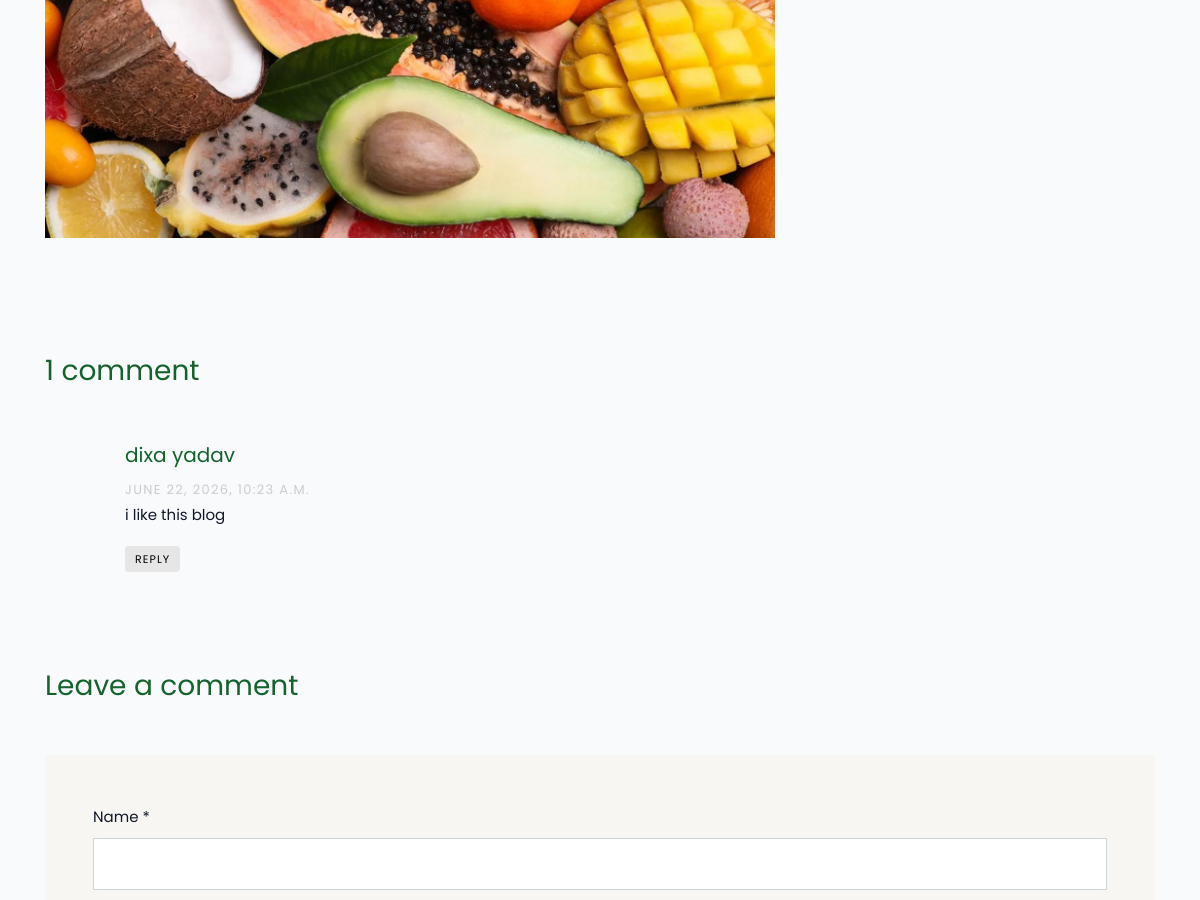
The app's page /blog_single/id?bid=1 (middle part), older data.
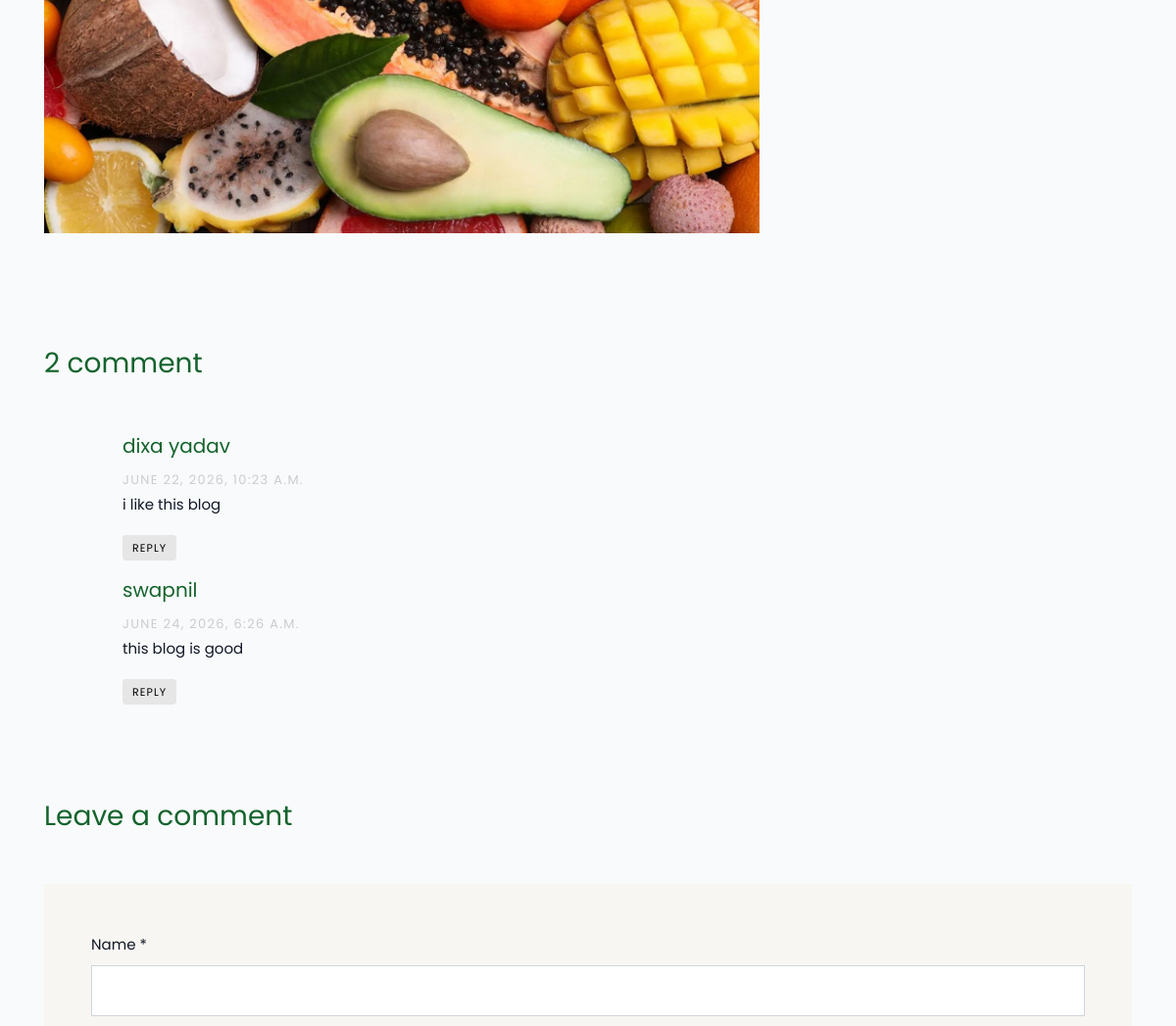
The same page, newer data.
### myapp/models.py (models this page shows)
class Comment(models.Model):
    blog=models.ForeignKey(Blog,on_delete=models.CASCADE)
    name=models.CharField(max_length=100)
    email=models.EmailField(null=True)
    message=models.TextField()
    created_at=models.DateTimeField(auto_now_add=True)

### myapp/views.py (the view)
# urls.py: path('blog_single/id',blog_single,name="blog_single"),
def blog_single(request):
    bid=request.GET.get('bid')
    blog=Blog.objects.get(id=bid)
    search=request.GET.get('search')
    if search:
        blog=Blog.objects.filter(Q(title__icontains=search)|
                          Q(description__icontaints=search))
    if request.method == 'POST':
        name=request.POST.get("name")
        email=request.POST.get("email")
        message=request.POST.get("message")
        Comment.objects.create(blog=blog,name=name,email=email,message=message)
        return redirect(f'/blog_single/id?bid={bid}')
    comments=Comment.objects.filter(blog=blog).order_by('id')[:3]
    category=Category.objects.all()
    recent_blog=Blog.objects.all().order_by('created_at')[:3]
    return render(request,"blog_single.html",{"blog":blog,"comments":comments,"category":category,"recent_blog":recent_blog})

### myapp/templates/blog_single.html (shortened to what this page needs)
{% extends 'base.html' %}
{% block main %}
<section class="ftco-section ftco-degree-bg">
  <div class="container">
    <div class="row">
      <div class="col-lg-8 ftco-animate">
        <p>
          <img src="{{blog.image.url}}" alt="" class="img-fluid">
        </p>
      </div>
    </div>
    <div class="pt-5 mt-5">
      <h3 class="mb-5">{{comments.count}} comment</h3>
      <ul class="comment-list">
        <li class="comment">
          <div class="comment-body">
            {%for c in comments%}
            <h3>{{c.name}}</h3>
            <div class="meta">{{c.created_at}}</div>
            <p>{{c.message}}</p>
            <p><a href="#" class="reply">Reply</a></p>
            {% empty %}
            <p> no comment yet.</p>
          </div>
          {%endfor%}
        </li>
      </ul>
      <div class="comment-form-wrap pt-5">
        <h3 class="mb-5">Leave a comment</h3>
        <form action="" method="post" class="p-5 bg-light">
          <div class="form-group">
            <label for="name">Name *</label>
            <input type="text" class="form-control" id="name" name="name">
          </div>
        </form>
      </div>
    </div>
  </div>
</section>
{%endblock%}

Row changes from the older to the newer data that the page shows:
added Comment: name "swapnil", created_at "JUNE 24, 2026, 6:26 A.M.", message "this blog is good"
Text that changed along with them:
{{ comments.count }}: "1" → "2"
